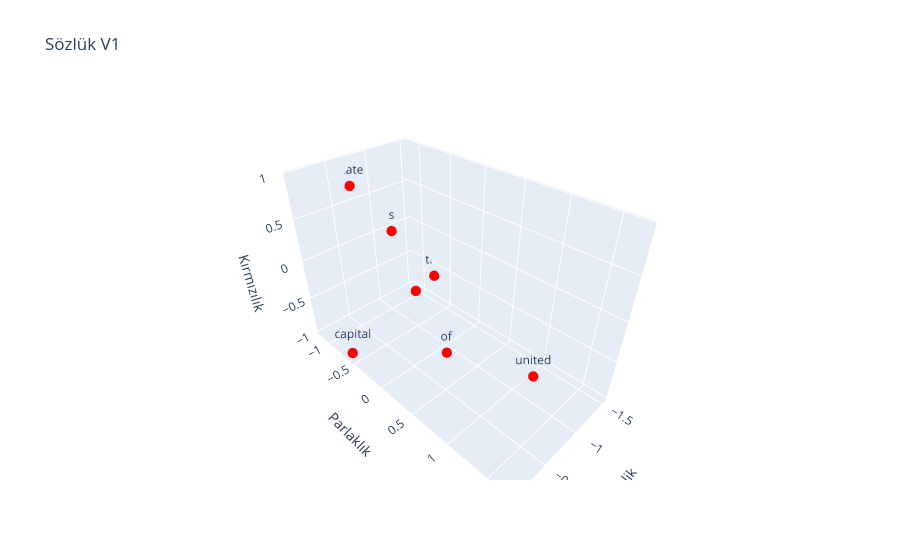

Notebook code for this chart:
### Code cell
sentences = [
  {
    "words": example_meaning.detach().numpy(),
    "labels": tokenizer.tokenizer(example),
    "color": "red",
  },
]
plot_dots(sentences, "Sözlük V1")

### Figure 1 — Plotly figure (JSON) as saved in the notebook; plotly's stock layout.template omitted (floating-point values rounded to 4 significant figures)
{"data": [{"hoverinfo": "text", "marker": {"color": "red", "size": 6}, "mode": "markers+text", "text": ["the", " ", "capital", " ", "of", " ", "united", " ", "state", "s"], "type": "scatter3d", "x": [-1.526, -0.7448, -0.1002, -0.7448, -0.7121, -0.7448, -0.2223, -0.7448, -0.697, -0.07983], "y": [-0.7502, -0.2022, -0.6092, -0.2022, 0.3037, -0.2022, 1.687, -0.2022, -1.161, 0.3417], "z": [-0.654, -0.2297, -0.9798, -0.2297, -0.7773, -0.2297, 0.2284, -0.2297, 0.6995, 0.9488]}], "layout": {"scene": {"xaxis": {"title": {"text": "Sertlik"}}, "yaxis": {"title": {"text": "Parlaklık"}}, "zaxis": {"title": {"text": "Kırmızılık"}}}, "title": {"text": "Sözlük V1"}}}
